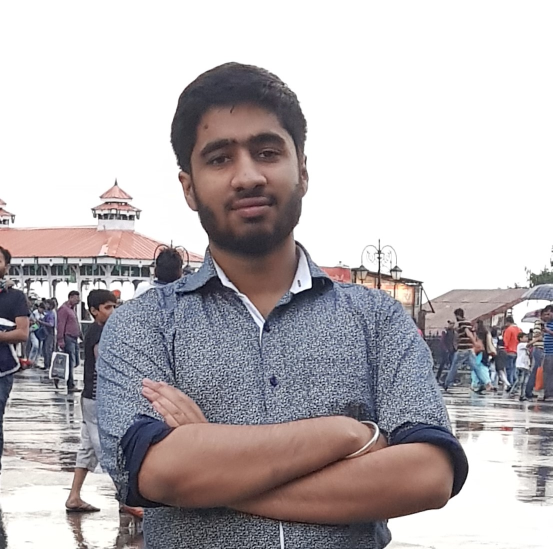
#> input picture All Files/OpenCv/Face Detection/rohit.jpg, 1105 x 1098 px, given in place of the camera (shown at 1/2 size)
$ python FaceDetection5.py   (older library calls are emulated)
#> lines starting #> are read from the running program, lines starting #| are printed output that depends on the picture
# import the necessary packages
from imutils.video import VideoStream
import argparse
import datetime
import imutils
import time
import cv2

# construct the argument parser and parse the arguments
ap = argparse.ArgumentParser()
ap.add_argument("-v", "--video", help="path to the video file")
ap.add_argument("-a", "--min-area", type=int, default=500, help="minimum area size")
args = vars(ap.parse_args())

# if the video argument is None, then we are reading from webcam
if args.get("video", None) is None:
    vs = VideoStream(src=0).start()
    time.sleep(2.0)

# otherwise, we are reading from a video file
else:
    vs = cv2.VideoCapture(args["video"])

# initialize the first frame in the video stream
firstFrame = None
# loop over the frames of the video
while True:
    # grab the current frame and initialize the occupied/unoccupied
    # text
    frame = vs.read()
#> frame is the input picture: shape (1098, 1105, 3); mean B, G, R 182.2, 179.7, 185.5
    frame = frame if args.get("video", None) is None else frame[1]
    text = "Unoccupied"

    # if the frame could not be grabbed, then we have reached the end
    # of the video
    if frame is None:
        break

    # resize the frame, convert it to grayscale, and blur it
    frame = imutils.resize(frame, width=500)
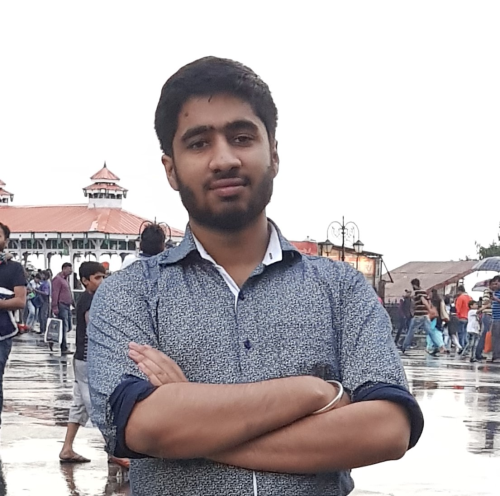
#> frame: shape (496, 500, 3); mean B, G, R 182.2, 179.7, 185.5
    gray = cv2.cvtColor(frame, cv2.COLOR_BGR2GRAY)
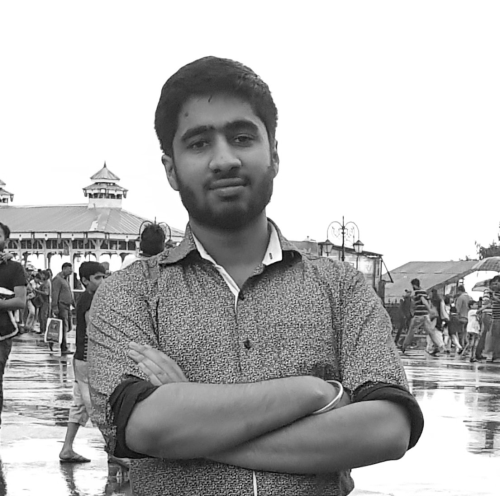
#> gray: shape (496, 500); min 5, max 255, mean 181.7
    gray = cv2.GaussianBlur(gray, (21, 21), 0)
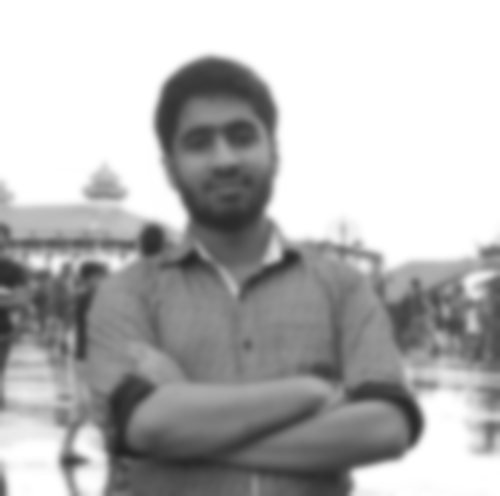
#> gray: shape (496, 500); min 34, max 255, mean 181.7

    # if the first frame is None, initialize it
    if firstFrame is None:
        firstFrame = gray
        continue

# compute the absolute difference between the current frame and
# first frame
frameDelta = cv2.absdiff(firstFrame, gray)
thresh = cv2.threshold(frameDelta, 25, 255, cv2.THRESH_BINARY)[1]

# dilate the thresholded image to fill in holes, then find contours
# on thresholded image
thresh = cv2.dilate(thresh, None, iterations=2)
cnts = cv2.findContours(thresh.copy(), cv2.RETR_EXTERNAL,
                        cv2.CHAIN_APPROX_SIMPLE)
cnts = cnts[0] if imutils.is_cv2() else cnts[1]

# loop over the contours
for c in cnts:
    # if the contour is too small, ignore it
    if cv2.contourArea(c) < args["min_area"]:
        continue

    # compute the bounding box for the contour, draw it on the frame,
    # and update the text
    (x, y, w, h) = cv2.boundingRect(c)
    cv2.rectangle(frame, (x, y), (x + w, y + h), (0, 255, 0), 2)
    text = "Occupied"
    # draw the text and timestamp on the frame
    cv2.putText(frame, "Room Status: {}".format(text), (10, 20),
                cv2.FONT_HERSHEY_SIMPLEX, 0.5, (0, 0, 255), 2)
    cv2.putText(frame, datetime.datetime.now().strftime("%A %d %B %Y %I:%M:%S%p"),
                (10, frame.shape[0] - 10), cv2.FONT_HERSHEY_SIMPLEX, 0.35, (0, 0, 255), 1)

    # show the frame and record if the user presses a key
    cv2.imshow("Security Feed", frame)
    cv2.imshow("Thresh", thresh)
    cv2.imshow("Frame Delta", frameDelta)
    key = cv2.waitKey(1) & 0xFF

    # if the `q` key is pressed, break from the lop
    k = cv2.waitKey(30) & 0xff
    if k == 27:
        break

# cleanup the camera and close any open windows
vs.stop() if args.get("video", None) is None else vs.release()
cv2.destroyAllWindows()

$ run again, on All Files/OpenCv/Face Detection/rr.jpg
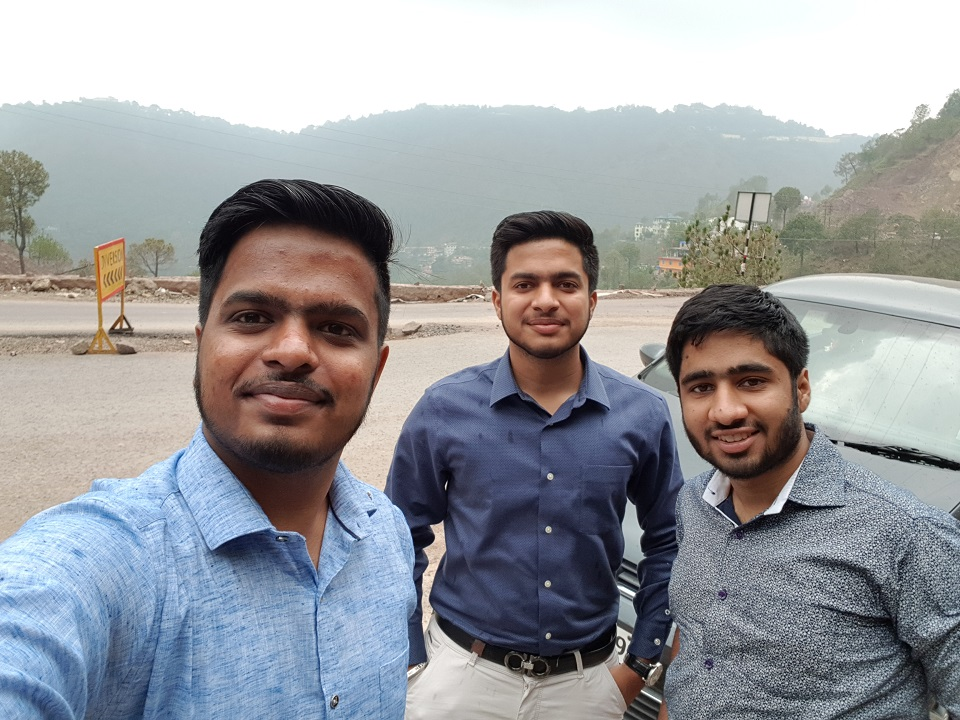
#> input picture All Files/OpenCv/Face Detection/rr.jpg, 960 x 720 px, given in place of the camera
#> frame is the input picture: shape (720, 960, 3); mean B, G, R 159.9, 155.7, 153.8
#> frame: shape (375, 500, 3)
#> `gray = cv2.cvtColor(frame, cv2.COLOR_BGR2GRAY)`:
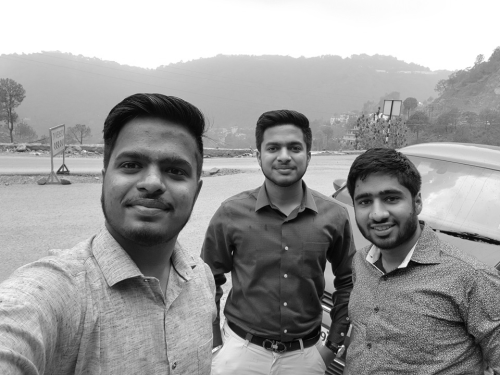
#> gray: shape (375, 500); min 4, max 255, mean 155.6
#> `gray = cv2.GaussianBlur(gray, (21, 21), 0)`:
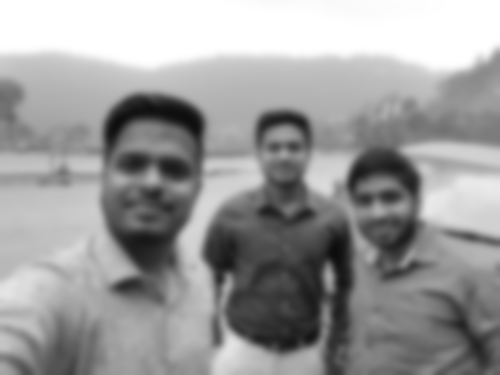
#> gray: shape (375, 500); min 12, max 255, mean 155.6
